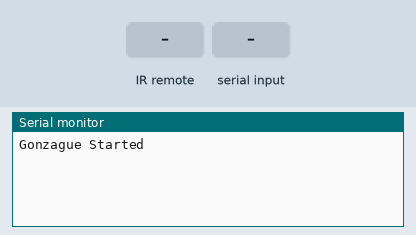
The sketch below on a simulated Arduino Uno, built with avr-gcc and run on an emulated ATmega328P. On the bench: the last lines printed to the serial monitor. The test bench sets the inputs (shaded band).

Above: at 1.2 s.
1.3 s: infrared code 0xFF629D received
At 2.6 s:
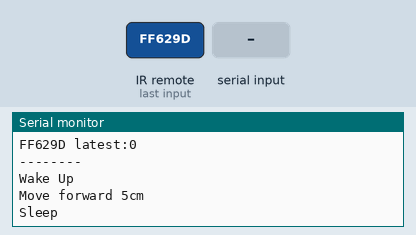
2.8 s: "90,45\n" received over Serial
At 3.6 s:
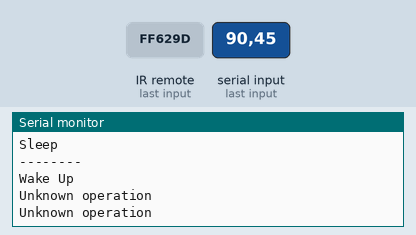
4.3 s: infrared code 0xFFA857 received
At 4.8 s:
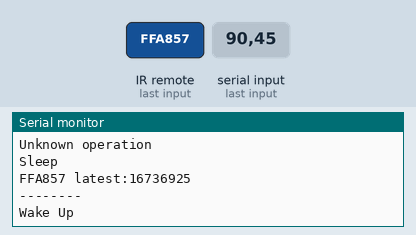
6.4 s: infrared code 0xFF22DD received
At 7.4 s:
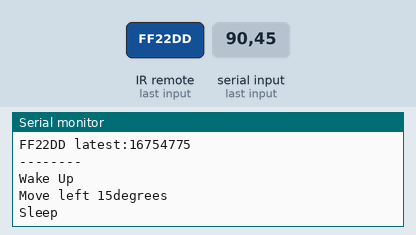
8.4 s: infrared code 0xFFC23D received
At 10.1 s:
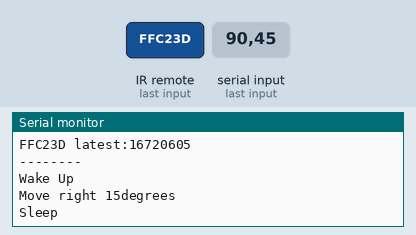
10.4 s: infrared code 0xFFFFFFFF received
At 10.9 s:
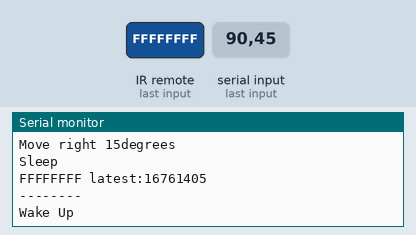

The sketch:

main.ino
```cpp
#include "Gonzague.cpp"
#include "Command.cpp"
#include "SerialCommandQueue.cpp"
#include "InfraRedRemoteCommandQueue.cpp"

#define DEFAULT_CM_DISTANCE 5
#define DEFAULT_DEGREE_ANGLE 15

Gonzague gonzague;
SerialCommandQueue serialQueue(DEFAULT_CM_DISTANCE, DEFAULT_DEGREE_ANGLE);
InfraRedRemoteCommandQueue irQueue(DEFAULT_CM_DISTANCE, DEFAULT_DEGREE_ANGLE);

void setup() {
  irQueue.setup();
  serialQueue.setup(9600);
  gonzague.setup();
  Serial.println("Gonzague Started");
}

void loop() {
  Command* command = irQueue.tryDequeCommand();

  if (command || serialQueue.hasNext()) {
    Serial.println("--------");
    Serial.println("Wake Up");
    gonzague.wakeUp();

    while (command) {
      handleCommand(command);
      command = irQueue.tryDequeCommand();
    }

    while (serialQueue.hasNext()) {
      handleCommand(serialQueue.dequeCommand());
    }

    gonzague.sleep();
    Serial.println("Sleep");
  }
}

void handleCommand(Command* command) {
  if (command) {
    CommandResult* result = command->execute(gonzague);
    command->free();
    Serial.println(result->getDescription());
    result->free();
  }
}
```

CncShield.cpp
```cpp
#ifndef __CNC_SHIELD_INCLUDED__
#define __CNC_SHIELD_INCLUDED__

#include <Arduino.h>
#include "Motor.cpp"
#include "Pins.cpp"

class CncShield {
  private:
    const int delayMicrosecondsPerStep = 200;
    Motor motorX;
    Motor motorY;

  public:
    CncShield(): motorX(STEP_DIRECTION_X_PIN, STEP_PULSE_X_PIN), motorY(STEP_DIRECTION_Y_PIN, STEP_PULSE_Y_PIN) { }

    void setupPins() {
      pinMode(STEPPER_ENABLE_PIN, OUTPUT);

      this->disable();
      this->motorX.setupPins();
      this->motorY.setupPins();
    }

    void enable() {
      digitalWrite(STEPPER_ENABLE_PIN, LOW);
    }

    void disable() {
      digitalWrite(STEPPER_ENABLE_PIN, HIGH);
    }

    void step(boolean clockwiseX, boolean clockwiseY, int numberOfSteps) {
      this->motorX.setDirection(clockwiseX);
      this->motorY.setDirection(clockwiseY);

      for (float i = 0; i < numberOfSteps; i++)
      {
        digitalWrite(this->motorX.getStepPin(), HIGH);
        digitalWrite(this->motorY.getStepPin(), HIGH);
        delayMicroseconds(delayMicrosecondsPerStep);
        digitalWrite(this->motorX.getStepPin(), LOW);
        digitalWrite(this->motorY.getStepPin(), LOW);
        delayMicroseconds(delayMicrosecondsPerStep);
      }
    }

    void step(boolean clockwiseX, int numberOfStepsX, boolean clockwiseY, int numberOfStepsY) {
      this->motorX.setDirection(clockwiseX);
      this->motorY.setDirection(clockwiseY);

      float totalSteps = (numberOfStepsX > numberOfStepsY) ? numberOfStepsX : numberOfStepsY;

      if (totalSteps > 0) {
        float ratioX = ((float)numberOfStepsX / totalSteps);
        float ratioY = ((float)numberOfStepsY / totalSteps);

        float countToRatioX = 0;
        float countToRatioY = 0;

        for (float i = 0; i < totalSteps; i++)
        {
          countToRatioX++;
          countToRatioY++;

          delayMicroseconds(delayMicrosecondsPerStep);

          if (countToRatioX * ratioX >= 1) {
            this->motorX.move();
            countToRatioX = 0;
          }

          if (countToRatioY * ratioY >= 1) {
            this->motorY.move();
            countToRatioY = 0;
          }
        }
      }
    }
};

#endif
```

Command.cpp
```cpp
#ifndef __COMMAND_INCLUDED__
#define __COMMAND_INCLUDED__

#include "Gonzague.cpp"

class CommandResult {
  public:
    virtual String getDescription() {
      return "";
    }
    virtual ~CommandResult() { }

    virtual void free() = 0;
};

class MessageResult: public CommandResult {
  private:
    const String message;

  public:
    MessageResult(String msg): message(msg) { }

    String getDescription() {
      return this->message;
    }

    void free() {
      delete this;
    }
};

class Command {
  public:
    virtual CommandResult *execute(Gonzague gonzague) {
      (void)gonzague; // Suppress warning
      return NULL;
    }
    virtual ~Command() { }

    virtual void free() = 0;
};

class MovementResult: public CommandResult {
  private:
    const String opDescription;
    const String unit;
    const int value;

  public:
    MovementResult(String op, String unt, int val): opDescription(op), unit(unt), value(val) { }

    String getDescription() {
      String description = opDescription;
      description += " ";
      description += value;
      description += unit;
      return description;
    }

    void free() {
      delete this;
    }
};

enum MoveDirection { Forward, Backward };
enum TurnDirection { Left, Right };

class MoveCommand: public Command {
  private:
    const int distance;
    const MoveDirection direction;

  public:
    MoveCommand(int dist, MoveDirection dir): distance(dist), direction(dir) { }

    CommandResult *execute(Gonzague gonzague) {
      String op = "";
      if (this->direction == Forward) {
        op = "Move forward";
        gonzague.moveForward(distance);
      }
      else {
        op = "Move backward";
        gonzague.moveBackward(distance);
      }
      return new MovementResult(op, "cm", this->distance);
    }

    void free() {
      delete this;
    }
};

class TurnCommand: public Command {
  private:
    const int angle;
    const TurnDirection direction;

  public:
    TurnCommand(int ang, TurnDirection dir): angle(ang), direction(dir) { }

    CommandResult *execute(Gonzague gonzague) {
      String op = "";
      if (this->direction == Left) {
        op = "Move left";
        gonzague.turnLeft(angle);
      }
      else {
        op = "Move right";
        gonzague.turnRight(angle);
      }
      return new MovementResult(op, "degrees", this->angle);
    }

    void free() {
      delete this;
    }
};

class UnknownOpCommand: public Command {
  public:
    CommandResult *execute(Gonzague gonzague) {
      (void)gonzague; // Suppress warning
      return new MessageResult("Unknown operation");
    }

    void free() {
      delete this;
    }
};

#endif
```

Gonzague.cpp
```cpp
#ifndef __GONZAGUE_INCLUDED__
#define __GONZAGUE_INCLUDED__

#include <Arduino.h>
#include "CncShield.cpp"

class Gonzague {
  private:
    CncShield cnc;

    const int oneCmSteps = 300;
    const int oneDegreeSteps = 88;

  public:
    Gonzague(): cnc() { }

    void setup() {
      this->cnc.setupPins();
    }

    void wakeUp() {
      this->cnc.enable();
    }

    void sleep() {
      this->cnc.disable();
    }

    void moveForward(int cmDistance) {
      int steps = this->toCmSteps(cmDistance);
      this->cnc.step(true, true, steps);
    }

    void moveBackward(int cmDistance) {
      int steps = this->toCmSteps(cmDistance);
      this->cnc.step(false, false, steps);
    }

    void turnLeft(int angle) {
      int steps = toAngleSteps(angle);
      this->cnc.step(false, true, steps);
    }

    void turnRight(int angle) {
      int steps = toAngleSteps(angle);
      this->cnc.step(true, false, steps);
    }

  private:
    int toCmSteps(int cmDistance) {
      return cmDistance * oneCmSteps;
    }

    int toAngleSteps(int angle) {
      return angle * oneDegreeSteps;
    }
};

#endif
```

InfraRedRemoteCommandQueue.cpp
```cpp
#ifndef __INFRA_RED_REMOTE_COMMAND_QUEUE_INCLUDED__
#define __INFRA_RED_REMOTE_COMMAND_QUEUE_INCLUDED__

#include <IRremote.h>
#include "Command.cpp"
#include "Pins.cpp"

/*
  HX1838 VS1838 IR Remote
*/
#define IR_UP_HEX 0xFF629D
#define IR_DOWN_HEX 0xFFA857
#define IR_LEFT_HEX 0xFF22DD
#define IR_RIGHT_HEX 0xFFC23D
#define IR_REPEAT_HEX 0xFFFFFFFF

class InfraRedRemoteCommandQueue {
  private:
    const int defaultCmDistance;
    const int defaultDegreeAngle;
    IRrecv irrecv;
    decode_results results;
    long unsigned lastActionCode;

  public:
    InfraRedRemoteCommandQueue(int defaultCm, int defaultAngle): defaultCmDistance(defaultCm), defaultDegreeAngle(defaultAngle), irrecv(IR_RECEIVER_PIN), lastActionCode(0) { }

    void setup() {
      irrecv.enableIRIn();
      irrecv.blink13(true);
    }

    Command *tryDequeCommand() {
      Command *command = NULL;
      if (irrecv.decode(&results)) {
        unsigned long actionCode = results.value;
        this->print(actionCode);
        command = this->tryDequeCommand(actionCode);

        if (actionCode != IR_REPEAT_HEX) {
          this->lastActionCode = command ? actionCode : 0;
        }

        irrecv.resume();
      }
      return command;
    }

  private:
    void print(unsigned long actionCode) {
      Serial.print(actionCode, HEX);
      Serial.print(" latest:");
      Serial.println(this->lastActionCode);
    }

    Command *tryDequeCommand(unsigned long actionCode) {
      Command *command = NULL;
      switch (actionCode) {
        case IR_UP_HEX:
          command = new MoveCommand(this->defaultCmDistance, Forward);
          break;
        case IR_DOWN_HEX:
          command = new MoveCommand(this->defaultCmDistance, Backward);
          break;
        case IR_LEFT_HEX:
          command = new TurnCommand(this->defaultDegreeAngle, Left);
          break;
        case IR_RIGHT_HEX:
          command = new TurnCommand(this->defaultDegreeAngle, Right);
          break;
        case IR_REPEAT_HEX:
          if (this->lastActionCode > 0) {
            command = this->tryDequeCommand(this->lastActionCode);
          }
          break;
      }
      return command;
    }
};

#endif
```

Motor.cpp
```cpp
#ifndef __MOTOR_INCLUDED__
#define __MOTOR_INCLUDED__

#include <Arduino.h>

class Motor {
  private:
    const int directionPin;
    const int stepPin;

  public:
    Motor(int dir, int stp): directionPin(dir), stepPin(stp) { }

    void setupPins() {
      pinMode(this->directionPin, OUTPUT);
      pinMode(this->stepPin, OUTPUT);
    }

    void setDirection(bool clockwise) {
      digitalWrite(this->directionPin, clockwise);
    }

    void move() {
      digitalWrite(this->stepPin, HIGH);
      digitalWrite(this->stepPin, LOW);
    }

    int getDirectionPin() {
      return directionPin;
    }

    int getStepPin() {
      return stepPin;
    }
};

#endif
```

SerialCommandQueue.cpp
```cpp
#ifndef __SERIAL_COMMAND_QUEUE_INCLUDED__
#define __SERIAL_COMMAND_QUEUE_INCLUDED__

#include "Command.cpp"

#define OP_END ';'
#define OP_FORWARD 'F'
#define OP_BACKWARD 'B'
#define OP_LEFT 'L'
#define OP_RIGHT 'R'

class SerialCommandQueue {
  private:
    const int defaultCmDistance;
    const int defaultDegreeAngle;

  public:
    SerialCommandQueue(int defaultCm, int defaultAngle): defaultCmDistance(defaultCm), defaultDegreeAngle(defaultAngle) { }

    void setup(int dataRate) {
      // opens serial port and sets data rate
      Serial.begin(dataRate);
    }

    bool hasNext() {
      return Serial.available() > 0;
    }

    Command *dequeCommand() {

      char op = Serial.read();
      int arg = Serial.parseInt(SKIP_NONE);

      Command *command = NULL;

      switch (op) {
        case OP_FORWARD:
          command = new MoveCommand(this->getCmOrDefault(arg), Forward);
          break;
        case OP_BACKWARD:
          command = new MoveCommand(this->getCmOrDefault(arg), Backward);
          break;
        case OP_LEFT:
          command = new TurnCommand(this->getAngleOrDefault(arg), Left);
          break;
        case OP_RIGHT:
          command = new TurnCommand(this->getAngleOrDefault(arg), Right);
          break;
        default:
          if (!isOpEnd(op)) {
            command = new UnknownOpCommand();
          }
          break;
      }

      return command;
    }

  private:
    int getCmOrDefault(int cmDistance) {
      return (cmDistance > 0) ? cmDistance : this->defaultCmDistance;
    }

    int getAngleOrDefault(int angle) {
      return (angle > 0) ? angle : this->defaultDegreeAngle;
    }

    bool isOpEnd(char opData) {
      return opData == OP_END || opData == '\n' || opData == '\r';
    }
};

#endif
```

Pins.cpp
```cpp
/*
   CNC shield V3 + A4988 drivers + Nema motors
   GRBL Pin Layout
*/

#define STEP_PULSE_X_PIN 2
#define STEP_PULSE_Y_PIN 3

#define IR_RECEIVER_PIN 4 // Originally Step Pulse Z

#define STEP_DIRECTION_X_PIN 5
#define STEP_DIRECTION_Y_PIN 6

#define STEPPER_ENABLE_PIN 8
```

Measured:
- after the input at 1.3 s, the serial monitor: prints a new line at once (image 1)
- after the input at 2.8 s, the serial monitor: prints a new line at once (image 2)
- after the input at 4.3 s, the serial monitor: prints a new line at once (image 3)
- after the input at 6.4 s, the serial monitor: prints a new line at once (image 4)
- after the input at 8.4 s, the serial monitor: prints a new line at once (image 5)
- after the input at 10.4 s, the serial monitor: prints a new line at once (image 6)
